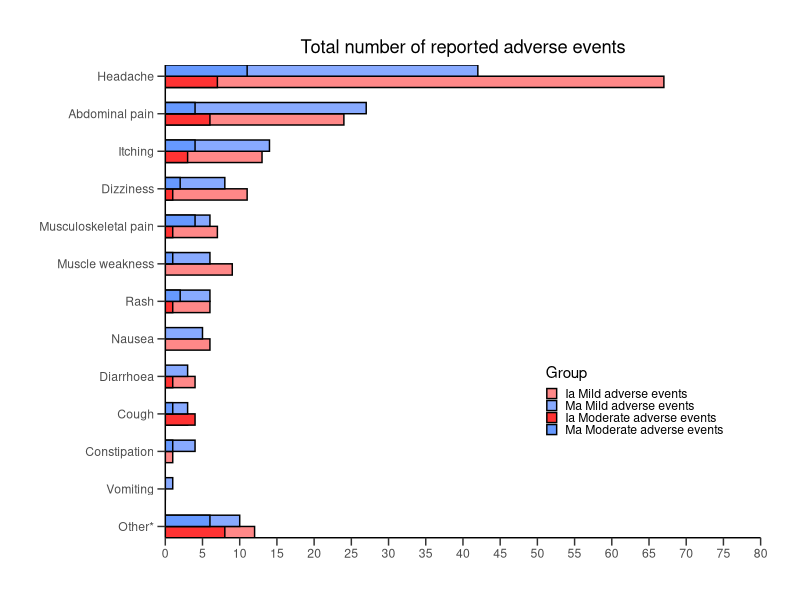

Source code (R):
#Source：Sophie Welsche, Emmanuel C Mrimi, Efficacy and safety of moxidectin and albendazole compared with ivermectin and albendazole coadministration in adolescents infected with Trichuris trichiura in Tanzania: an open-label, non-inferiority, randomised, controlled, phase 2/3 trial, The Lancet Infectious Diseases
#Date：2023-06-08
#Code: Yikun Chang

# create a data frame
df <- data.frame(
  Variable = rep(c(
    "Headache","Abdominal pain","Itching","Dizziness","Musculoskeletal pain",
    "Muscle weakness","Rash","Nausea","Diarrhoea","Cough","Constipation",
    "Vomiting","Other*"
  ), each = 4), 
  Group = rep(c(
    "Ivermectin and albendazole group", "Ivermectin and albendazole group","Moxidectin and albendazole group","Moxidectin and albendazole group"
  ), times=13),
  Event = rep(rep(c(
    "Mild adverse events", "Moderate adverse events"
  ), times = 2), times=13)
)

# add a colume named "value"
df$value<- c(
  67, 7, 42, 11, 24, 6, 27, 4, 13, 3, 14, 4, 11,   
  1, 8, 2, 7, 1, 6, 4, 9, 0, 6, 1, 6, 1, 
  6, 2, 6, 0, 5, 0, 4, 1, 3, 0, 3, 4, 3, 
  1, 1, 0, 4, 1, 0, 0, 1, 0, 12, 8, 10, 6
)

print(df)

#convert the variable to an ordered factor
df$Variable <- factor(df$Variable, levels = rev(unique(df$Variable)))

#create a bar plot
library(ggplot2)
ggplot(df, aes(x = Variable, y = value, fill = Group, group = Group)) +
  geom_col(aes(fill = interaction(Group, Event)), color="black",position = position_dodge(width = 0.6), width = 0.6) +
  scale_fill_manual(values = c("#FF8888", "#88AAFF", "#FF3333", "#6699FF"), 
  labels = c("Ia Mild adverse events", "Ma Mild adverse events", "Ia Moderate adverse events","Ma Moderate adverse events")                  
      )+  
  xlab(NULL) +
  ylab(NULL) +
  ggtitle("Total number of reported adverse events") +
  theme_bw() +
  theme(legend.position = c(0.95, 0.20),  
        legend.justification = c(1, 0), 
        legend.key.size = unit(0.3, "cm"), 
        panel.border = element_blank(),
        panel.grid.major = element_blank(),
        panel.grid.minor = element_blank(),
        axis.line = element_line(color = "black"),
        axis.ticks.length = unit(0.2, "cm"),
        plot.margin = margin(1, 1, 1, 1, "cm"),
        plot.background = element_blank(),
        panel.background = element_blank(),
        plot.title = element_text(hjust = 0.5)
  ) +
  scale_y_continuous(expand = c(0, 0),limits = c(0, 80), breaks = seq(0, 80, 5))+
  scale_x_discrete(expand = c(-0.1, -0.1))+
  coord_flip()